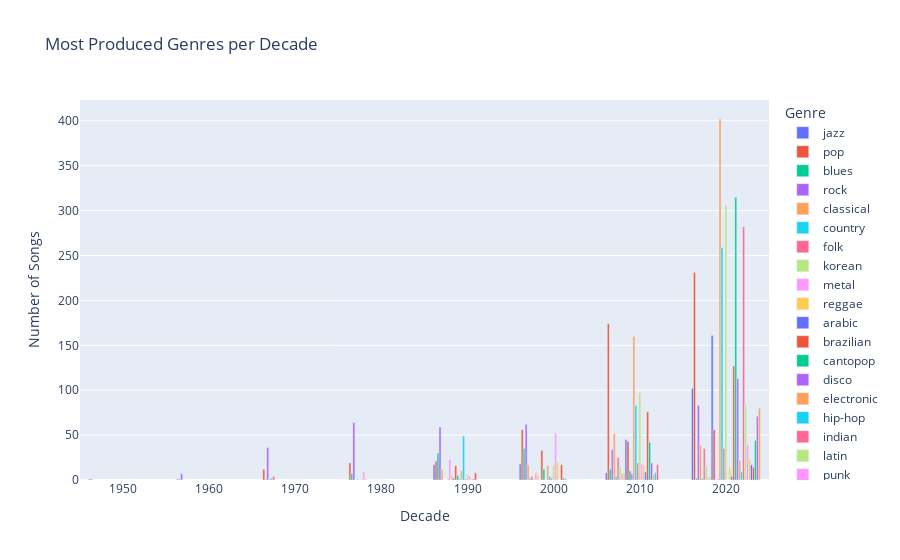

This figure's notebook cell:
### Code cell
# Most produced Genres per decade as barplot
# Display change from one decade to previous and next by grouping decades in trios 
# differnetiate with colors
# repeat for popular songs to get most popular genres per decade
spotify_combined['year'] = spotify_combined['track_album_release_date'].dt.year
spotify_combined['decade'] = (spotify_combined['year'] // 10) * 10
decade_genre_counts = spotify_combined.groupby(['decade', 'playlist_genre']).size().reset_index(name='count')

fig = px.bar(decade_genre_counts, x='decade', y='count', color='playlist_genre',
             title='Most Produced Genres per Decade',
             labels={'decade': 'Decade', 'count': 'Number of Songs', 'playlist_genre': 'Genre'},
             barmode='group')
fig.show()

### Figure 1 — Plotly figure (JSON) as saved in the notebook; plotly's stock layout.template omitted (floating-point values rounded to 4 significant figures)
{"data": [{"alignmentgroup": "True", "hovertemplate": "Genre=jazz<br>Decade=%{x}<br>Number of Songs=%{y}<extra></extra>", "legendgroup": "jazz", "marker": {"color": "#636efa", "pattern": {"shape": ""}}, "name": "jazz", "offsetgroup": "jazz", "orientation": "v", "showlegend": true, "textposition": "auto", "type": "bar", "x": [1950, 1990, 2000, 2010, 2020], "xaxis": "x", "y": [1, 17, 18, 8, 102], "yaxis": "y"}, {"alignmentgroup": "True", "hovertemplate": "Genre=pop<br>Decade=%{x}<br>Number of Songs=%{y}<extra></extra>", "legendgroup": "pop", "marker": {"color": "#EF553B", "pattern": {"shape": ""}}, "name": "pop", "offsetgroup": "pop", "orientation": "v", "showlegend": true, "textposition": "auto", "type": "bar", "x": [1950, 1960, 1970, 1980, 1990, 2000, 2010, 2020], "xaxis": "x", "y": [1, 1, 12, 19, 21, 56, 174, 231], "yaxis": "y"}, {"alignmentgroup": "True", "hovertemplate": "Genre=blues<br>Decade=%{x}<br>Number of Songs=%{y}<extra></extra>", "legendgroup": "blues", "marker": {"color": "#00cc96", "pattern": {"shape": ""}}, "name": "blues", "offsetgroup": "blues", "orientation": "v", "showlegend": true, "textposition": "auto", "type": "bar", "x": [1960, 1970, 1980, 1990, 2000, 2010, 2020], "xaxis": "x", "y": [1, 1, 7, 30, 35, 12, 2], "yaxis": "y"}, {"alignmentgroup": "True", "hovertemplate": "Genre=rock<br>Decade=%{x}<br>Number of Songs=%{y}<extra></extra>", "legendgroup": "rock", "marker": {"color": "#ab63fa", "pattern": {"shape": ""}}, "name": "rock", "offsetgroup": "rock", "orientation": "v", "showlegend": true, "textposition": "auto", "type": "bar", "x": [1960, 1970, 1980, 1990, 2000, 2010, 2020], "xaxis": "x", "y": [7, 36, 64, 59, 62, 34, 83], "yaxis": "y"}, {"alignmentgroup": "True", "hovertemplate": "Genre=classical<br>Decade=%{x}<br>Number of Songs=%{y}<extra></extra>", "legendgroup": "classical", "marker": {"color": "#FFA15A", "pattern": {"shape": ""}}, "name": "classical", "offsetgroup": "classical", "orientation": "v", "showlegend": true, "textposition": "auto", "type": "bar", "x": [1970, 1990, 2000, 2010, 2020], "xaxis": "x", "y": [1, 12, 17, 52, 39], "yaxis": "y"}, {"alignmentgroup": "True", "hovertemplate": "Genre=country<br>Decade=%{x}<br>Number of Songs=%{y}<extra></extra>", "legendgroup": "country", "marker": {"color": "#19d3f3", "pattern": {"shape": ""}}, "name": "country", "offsetgroup": "country", "orientation": "v", "showlegend": true, "textposition": "auto", "type": "bar", "x": [1970, 1980, 2000, 2010, 2020], "xaxis": "x", "y": [2, 1, 2, 4, 2], "yaxis": "y"}, {"alignmentgroup": "True", "hovertemplate": "Genre=folk<br>Decade=%{x}<br>Number of Songs=%{y}<extra></extra>", "legendgroup": "folk", "marker": {"color": "#FF6692", "pattern": {"shape": ""}}, "name": "folk", "offsetgroup": "folk", "orientation": "v", "showlegend": true, "textposition": "auto", "type": "bar", "x": [1970, 2000, 2010, 2020], "xaxis": "x", "y": [4, 4, 25, 35], "yaxis": "y"}, {"alignmentgroup": "True", "hovertemplate": "Genre=korean<br>Decade=%{x}<br>Number of Songs=%{y}<extra></extra>", "legendgroup": "korean", "marker": {"color": "#B6E880", "pattern": {"shape": ""}}, "name": "korean", "offsetgroup": "korean", "orientation": "v", "showlegend": true, "textposition": "auto", "type": "bar", "x": [1980, 1990, 2000, 2010, 2020], "xaxis": "x", "y": [1, 1, 1, 15, 16], "yaxis": "y"}, {"alignmentgroup": "True", "hovertemplate": "Genre=metal<br>Decade=%{x}<br>Number of Songs=%{y}<extra></extra>", "legendgroup": "metal", "marker": {"color": "#FF97FF", "pattern": {"shape": ""}}, "name": "metal", "offsetgroup": "metal", "orientation": "v", "showlegend": true, "textposition": "auto", "type": "bar", "x": [1980, 1990, 2000, 2010, 2020], "xaxis": "x", "y": [9, 23, 8, 7, 2], "yaxis": "y"}, {"alignmentgroup": "True", "hovertemplate": "Genre=reggae<br>Decade=%{x}<br>Number of Songs=%{y}<extra></extra>", "legendgroup": "reggae", "marker": {"color": "#FECB52", "pattern": {"shape": ""}}, "name": "reggae", "offsetgroup": "reggae", "orientation": "v", "showlegend": true, "textposition": "auto", "type": "bar", "x": [1980, 1990, 2000, 2010, 2020], "xaxis": "x", "y": [2, 5, 5, 8, 4], "yaxis": "y"}, {"alignmentgroup": "True", "hovertemplate": "Genre=arabic<br>Decade=%{x}<br>Number of Songs=%{y}<extra></extra>", "legendgroup": "arabic", "marker": {"color": "#636efa", "pattern": {"shape": ""}}, "name": "arabic", "offsetgroup": "arabic", "orientation": "v", "showlegend": true, "textposition": "auto", "type": "bar", "x": [1990, 2010, 2020], "xaxis": "x", "y": [2, 45, 161], "yaxis": "y"}, {"alignmentgroup": "True", "hovertemplate": "Genre=brazilian<br>Decade=%{x}<br>Number of Songs=%{y}<extra></extra>", "legendgroup": "brazilian", "marker": {"color": "#EF553B", "pattern": {"shape": ""}}, "name": "brazilian", "offsetgroup": "brazilian", "orientation": "v", "showlegend": true, "textposition": "auto", "type": "bar", "x": [1990, 2000, 2010, 2020], "xaxis": "x", "y": [16, 33, 43, 56], "yaxis": "y"}, {"alignmentgroup": "True", "hovertemplate": "Genre=cantopop<br>Decade=%{x}<br>Number of Songs=%{y}<extra></extra>", "legendgroup": "cantopop", "marker": {"color": "#00cc96", "pattern": {"shape": ""}}, "name": "cantopop", "offsetgroup": "cantopop", "orientation": "v", "showlegend": true, "textposition": "auto", "type": "bar", "x": [1990, 2000, 2010], "xaxis": "x", "y": [5, 12, 10], "yaxis": "y"}, {"alignmentgroup": "True", "hovertemplate": "Genre=disco<br>Decade=%{x}<br>Number of Songs=%{y}<extra></extra>", "legendgroup": "disco", "marker": {"color": "#ab63fa", "pattern": {"shape": ""}}, "name": "disco", "offsetgroup": "disco", "orientation": "v", "showlegend": true, "textposition": "auto", "type": "bar", "x": [1990, 2010, 2020], "xaxis": "x", "y": [1, 7, 1], "yaxis": "y"}, {"alignmentgroup": "True", "hovertemplate": "Genre=electronic<br>Decade=%{x}<br>Number of Songs=%{y}<extra></extra>", "legendgroup": "electronic", "marker": {"color": "#FFA15A", "pattern": {"shape": ""}}, "name": "electronic", "offsetgroup": "electronic", "orientation": "v", "showlegend": true, "textposition": "auto", "type": "bar", "x": [1990, 2000, 2010, 2020], "xaxis": "x", "y": [11, 16, 160, 402], "yaxis": "y"}, {"alignmentgroup": "True", "hovertemplate": "Genre=hip-hop<br>Decade=%{x}<br>Number of Songs=%{y}<extra></extra>", "legendgroup": "hip-hop", "marker": {"color": "#19d3f3", "pattern": {"shape": ""}}, "name": "hip-hop", "offsetgroup": "hip-hop", "orientation": "v", "showlegend": true, "textposition": "auto", "type": "bar", "x": [1990, 2000, 2010, 2020], "xaxis": "x", "y": [49, 4, 83, 259], "yaxis": "y"}, {"alignmentgroup": "True", "hovertemplate": "Genre=indian<br>Decade=%{x}<br>Number of Songs=%{y}<extra></extra>", "legendgroup": "indian", "marker": {"color": "#FF6692", "pattern": {"shape": ""}}, "name": "indian", "offsetgroup": "indian", "orientation": "v", "showlegend": true, "textposition": "auto", "type": "bar", "x": [1990, 2000, 2010, 2020], "xaxis": "x", "y": [1, 2, 19, 35], "yaxis": "y"}, {"alignmentgroup": "True", "hovertemplate": "Genre=latin<br>Decade=%{x}<br>Number of Songs=%{y}<extra></extra>", "legendgroup": "latin", "marker": {"color": "#B6E880", "pattern": {"shape": ""}}, "name": "latin", "offsetgroup": "latin", "orientation": "v", "showlegend": true, "textposition": "auto", "type": "bar", "x": [1990, 2000, 2010, 2020], "xaxis": "x", "y": [6, 16, 97, 306], "yaxis": "y"}, {"alignmentgroup": "True", "hovertemplate": "Genre=punk<br>Decade=%{x}<br>Number of Songs=%{y}<extra></extra>", "legendgroup": "punk", "marker": {"color": "#FF97FF", "pattern": {"shape": ""}}, "name": "punk", "offsetgroup": "punk", "orientation": "v", "showlegend": true, "textposition": "auto", "type": "bar", "x": [1990, 2000, 2010], "xaxis": "x", "y": [4, 52, 18], "yaxis": "y"}, {"alignmentgroup": "True", "hovertemplate": "Genre=r&b<br>Decade=%{x}<br>Number of Songs=%{y}<extra></extra>", "legendgroup": "r&b", "marker": {"color": "#FECB52", "pattern": {"shape": ""}}, "name": "r&b", "offsetgroup": "r&b", "orientation": "v", "showlegend": true, "textposition": "auto", "type": "bar", "x": [1990, 2000, 2010, 2020], "xaxis": "x", "y": [1, 20, 16, 13], "yaxis": "y"}, {"alignmentgroup": "True", "hovertemplate": "Genre=soca<br>Decade=%{x}<br>Number of Songs=%{y}<extra></extra>", "legendgroup": "soca", "marker": {"color": "#636efa", "pattern": {"shape": ""}}, "name": "soca", "offsetgroup": "soca", "orientation": "v", "showlegend": true, "textposition": "auto", "type": "bar", "x": [1990, 2010, 2020], "xaxis": "x", "y": [1, 9, 4], "yaxis": "y"}, {"alignmentgroup": "True", "hovertemplate": "Genre=world<br>Decade=%{x}<br>Number of Songs=%{y}<extra></extra>", "legendgroup": "world", "marker": {"color": "#EF553B", "pattern": {"shape": ""}}, "name": "world", "offsetgroup": "world", "orientation": "v", "showlegend": true, "textposition": "auto", "type": "bar", "x": [1990, 2000, 2010, 2020], "xaxis": "x", "y": [8, 17, 76, 127], "yaxis": "y"}, {"alignmentgroup": "True", "hovertemplate": "Genre=ambient<br>Decade=%{x}<br>Number of Songs=%{y}<extra></extra>", "legendgroup": "ambient", "marker": {"color": "#00cc96", "pattern": {"shape": ""}}, "name": "ambient", "offsetgroup": "ambient", "orientation": "v", "showlegend": true, "textposition": "auto", "type": "bar", "x": [2000, 2010, 2020], "xaxis": "x", "y": [2, 42, 315], "yaxis": "y"}, {"alignmentgroup": "True", "hovertemplate": "Genre=gaming<br>Decade=%{x}<br>Number of Songs=%{y}<extra></extra>", "legendgroup": "gaming", "marker": {"color": "#ab63fa", "pattern": {"shape": ""}}, "name": "gaming", "offsetgroup": "gaming", "orientation": "v", "showlegend": true, "textposition": "auto", "type": "bar", "x": [2000, 2010, 2020], "xaxis": "x", "y": [1, 19, 113], "yaxis": "y"}, {"alignmentgroup": "True", "hovertemplate": "Genre=funk<br>Decade=%{x}<br>Number of Songs=%{y}<extra></extra>", "legendgroup": "funk", "marker": {"color": "#FFA15A", "pattern": {"shape": ""}}, "name": "funk", "offsetgroup": "funk", "orientation": "v", "showlegend": true, "textposition": "auto", "type": "bar", "x": [2010, 2020], "xaxis": "x", "y": [6, 22], "yaxis": "y"}, {"alignmentgroup": "True", "hovertemplate": "Genre=indie<br>Decade=%{x}<br>Number of Songs=%{y}<extra></extra>", "legendgroup": "indie", "marker": {"color": "#19d3f3", "pattern": {"shape": ""}}, "name": "indie", "offsetgroup": "indie", "orientation": "v", "showlegend": true, "textposition": "auto", "type": "bar", "x": [2010, 2020], "xaxis": "x", "y": [8, 9], "yaxis": "y"}, {"alignmentgroup": "True", "hovertemplate": "Genre=lofi<br>Decade=%{x}<br>Number of Songs=%{y}<extra></extra>", "legendgroup": "lofi", "marker": {"color": "#FF6692", "pattern": {"shape": ""}}, "name": "lofi", "offsetgroup": "lofi", "orientation": "v", "showlegend": true, "textposition": "auto", "type": "bar", "x": [2010, 2020], "xaxis": "x", "y": [17, 282], "yaxis": "y"}, {"alignmentgroup": "True", "hovertemplate": "Genre=afrobeats<br>Decade=%{x}<br>Number of Songs=%{y}<extra></extra>", "legendgroup": "afrobeats", "marker": {"color": "#B6E880", "pattern": {"shape": ""}}, "name": "afrobeats", "offsetgroup": "afrobeats", "orientation": "v", "showlegend": true, "textposition": "auto", "type": "bar", "x": [2020], "xaxis": "x", "y": [82], "yaxis": "y"}, {"alignmentgroup": "True", "hovertemplate": "Genre=gospel<br>Decade=%{x}<br>Number of Songs=%{y}<extra></extra>", "legendgroup": "gospel", "marker": {"color": "#FF97FF", "pattern": {"shape": ""}}, "name": "gospel", "offsetgroup": "gospel", "orientation": "v", "showlegend": true, "textposition": "auto", "type": "bar", "x": [2020], "xaxis": "x", "y": [39], "yaxis": "y"}, {"alignmentgroup": "True", "hovertemplate": "Genre=j-pop<br>Decade=%{x}<br>Number of Songs=%{y}<extra></extra>", "legendgroup": "j-pop", "marker": {"color": "#FECB52", "pattern": {"shape": ""}}, "name": "j-pop", "offsetgroup": "j-pop", "orientation": "v", "showlegend": true, "textposition": "auto", "type": "bar", "x": [2020], "xaxis": "x", "y": [23], "yaxis": "y"}, {"alignmentgroup": "True", "hovertemplate": "Genre=k-pop<br>Decade=%{x}<br>Number of Songs=%{y}<extra></extra>", "legendgroup": "k-pop", "marker": {"color": "#636efa", "pattern": {"shape": ""}}, "name": "k-pop", "offsetgroup": "k-pop", "orientation": "v", "showlegend": true, "textposition": "auto", "type": "bar", "x": [2020], "xaxis": "x", "y": [17], "yaxis": "y"}, {"alignmentgroup": "True", "hovertemplate": "Genre=mandopop<br>Decade=%{x}<br>Number of Songs=%{y}<extra></extra>", "legendgroup": "mandopop", "marker": {"color": "#EF553B", "pattern": {"shape": ""}}, "name": "mandopop", "offsetgroup": "mandopop", "orientation": "v", "showlegend": true, "textposition": "auto", "type": "bar", "x": [2020], "xaxis": "x", "y": [14], "yaxis": "y"}, {"alignmentgroup": "True", "hovertemplate": "Genre=soul<br>Decade=%{x}<br>Number of Songs=%{y}<extra></extra>", "legendgroup": "soul", "marker": {"color": "#00cc96", "pattern": {"shape": ""}}, "name": "soul", "offsetgroup": "soul", "orientation": "v", "showlegend": true, "textposition": "auto", "type": "bar", "x": [2020], "xaxis": "x", "y": [44], "yaxis": "y"}, {"alignmentgroup": "True", "hovertemplate": "Genre=turkish<br>Decade=%{x}<br>Number of Songs=%{y}<extra></extra>", "legendgroup": "turkish", "marker": {"color": "#ab63fa", "pattern": {"shape": ""}}, "name": "turkish", "offsetgroup": "turkish", "orientation": "v", "showlegend": true, "textposition": "auto", "type": "bar", "x": [2020], "xaxis": "x", "y": [71], "yaxis": "y"}, {"alignmentgroup": "True", "hovertemplate": "Genre=wellness<br>Decade=%{x}<br>Number of Songs=%{y}<extra></extra>", "legendgroup": "wellness", "marker": {"color": "#FFA15A", "pattern": {"shape": ""}}, "name": "wellness", "offsetgroup": "wellness", "orientation": "v", "showlegend": true, "textposition": "auto", "type": "bar", "x": [2020], "xaxis": "x", "y": [80], "yaxis": "y"}], "layout": {"barmode": "group", "legend": {"title": {"text": "Genre"}, "tracegroupgap": 0}, "title": {"text": "Most Produced Genres per Decade"}, "xaxis": {"anchor": "y", "domain": [0, 1], "title": {"text": "Decade"}}, "yaxis": {"anchor": "x", "domain": [0, 1], "title": {"text": "Number of Songs"}}}}
